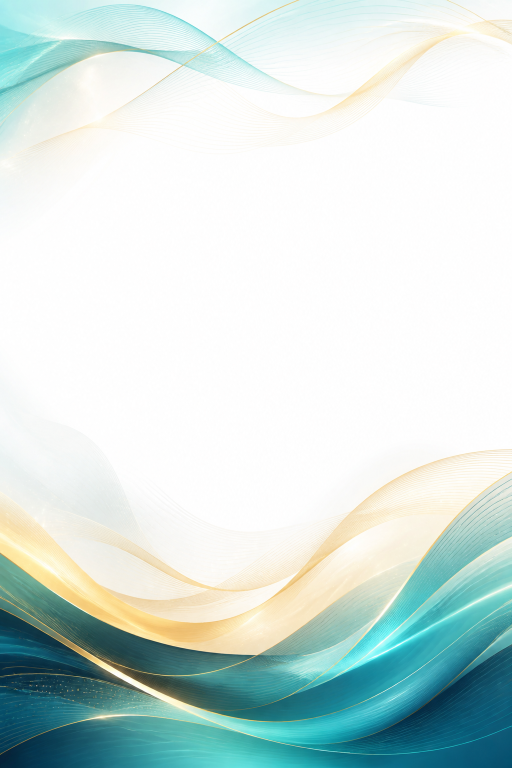
#> input picture .workbuddy/backup-wt-20260901/scripts/devtools/design_doc/assets/cover-bg.png, 1024 x 1536 px (shown at 1/2 size)
$ python compose_cover.py
#> lines starting #> are read from the running program, lines starting #| are printed output that depends on the picture
# -*- coding: utf-8 -*-
"""Compose A4 competition-style cover PNG for 执图破局 design plan.

全幅青绿金波纹背景 + 半透明内容卡（补全左右装饰，避免中间挖空感）。
"""
from __future__ import annotations

import io
from pathlib import Path

from PIL import Image, ImageDraw, ImageFont, ImageFilter, ImageEnhance

HERE = Path(__file__).resolve().parent
ASSETS = HERE / "assets"
OUT = ASSETS / "cover-composed.png"

# A4 @ 150 dpi
W, H = 1240, 1754

SHANZE_PDF = Path(
    r"N:\ppt素材\多份国赛获奖作品PPT\【国赛】善泽生物科技服务有限公司----：--.pdf"
)


def font(path_candidates, size):
    for p in path_candidates:
        fp = Path(p)
        if fp.exists():
            try:
                return ImageFont.truetype(str(fp), size=size)
            except Exception:
                pass
    return ImageFont.load_default()


def _soft_place(canvas: Image.Image, img: Image.Image, xy: tuple[int, int], opacity: float = 0.5):
    im = img.copy()
    a = im.split()[-1].point(lambda v: int(v * opacity))
    im.putalpha(a)
    canvas.alpha_composite(im, xy)


def _side_mesh() -> Image.Image | None:
    try:
        import fitz
    except Exception:
        return None
    if not SHANZE_PDF.exists():
        return None
    d = fitz.open(str(SHANZE_PDF))
    pix = d[1].get_pixmap(matrix=fitz.Matrix(3, 3), alpha=False)
    mesh_src = Image.open(io.BytesIO(pix.tobytes("png"))).convert("RGBA")
    mw0, mh0 = mesh_src.size
    mesh = mesh_src.crop((int(mw0 * 0.55), 0, mw0, int(mh0 * 0.22)))
    px = mesh.load()
    mw, mh = mesh.size
    for y in range(mh):
        for x in range(mw):
            r, g, b, a = px[x, y]
            if r > 248 and g > 248 and b > 248:
                px[x, y] = (255, 255, 255, 0)
                continue
            darkness = 255 - (r + g + b) / 3
            if darkness < 2:
                px[x, y] = (255, 255, 255, 0)
                continue
            t = min(1.0, darkness / 30)
            px[x, y] = (int(40 * t), int(160 * t), int(185 * t), int(90 * t))
    return mesh


def main():
    bg = Image.open(ASSETS / "cover-bg.png").convert("RGBA").resize((W, H), Image.Resampling.LANCZOS)
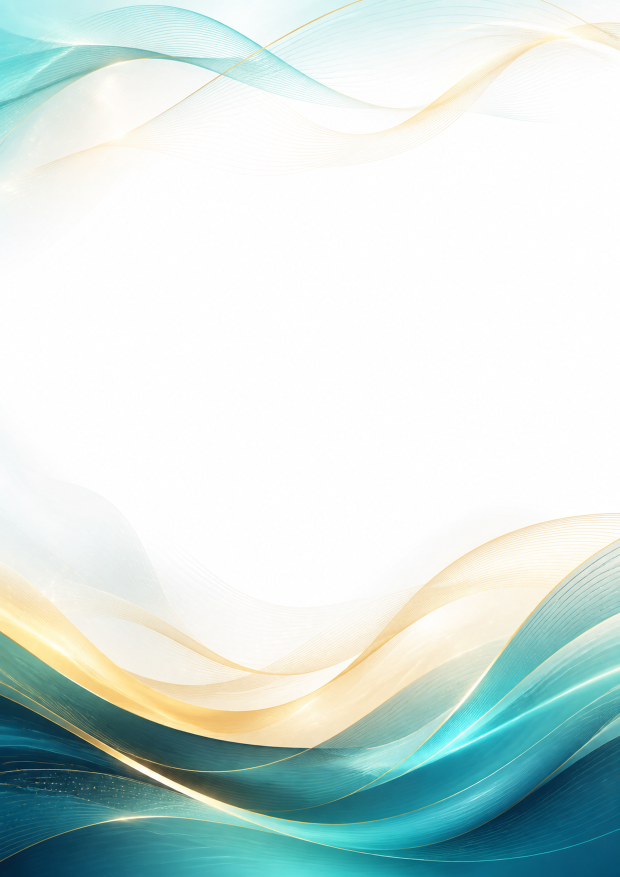
#> bg: PIL image 1240x1754 RGBA (shown at 1/2 size); mean R, G, B, A 208.5, 225.1, 221.9, 255
    canvas = Image.new("RGBA", (W, H), (255, 255, 255, 255))
#> canvas: PIL image 1240x1754 RGBA; every value is 255
    canvas.alpha_composite(bg)

    # 左右补全装饰，消除「只有上下有背景」的挖空感
    mesh = _side_mesh()
    if mesh is not None:
        side = mesh.resize((420, 280), Image.Resampling.LANCZOS)
        side_l = side.transpose(Image.Transpose.FLIP_LEFT_RIGHT)
        _soft_place(canvas, side_l, (-40, 520), 0.35)
        _soft_place(canvas, side, (W - 380, 480), 0.4)
        _soft_place(canvas, side_l.resize((360, 240)), (-20, 900), 0.25)
        _soft_place(canvas, side.resize((360, 240)), (W - 340, 860), 0.28)

    # 半透明内容卡（透出周边波纹，不再整块挖白）
    panel = Image.new("RGBA", (W, H), (0, 0, 0, 0))
#> panel: PIL image 1240x1754 RGBA; every value is 0
    pd = ImageDraw.Draw(panel)
    pd.rounded_rectangle((70, 200, W - 70, 1320), radius=32, fill=(255, 255, 255, 188))
    panel = panel.filter(ImageFilter.GaussianBlur(0.8))
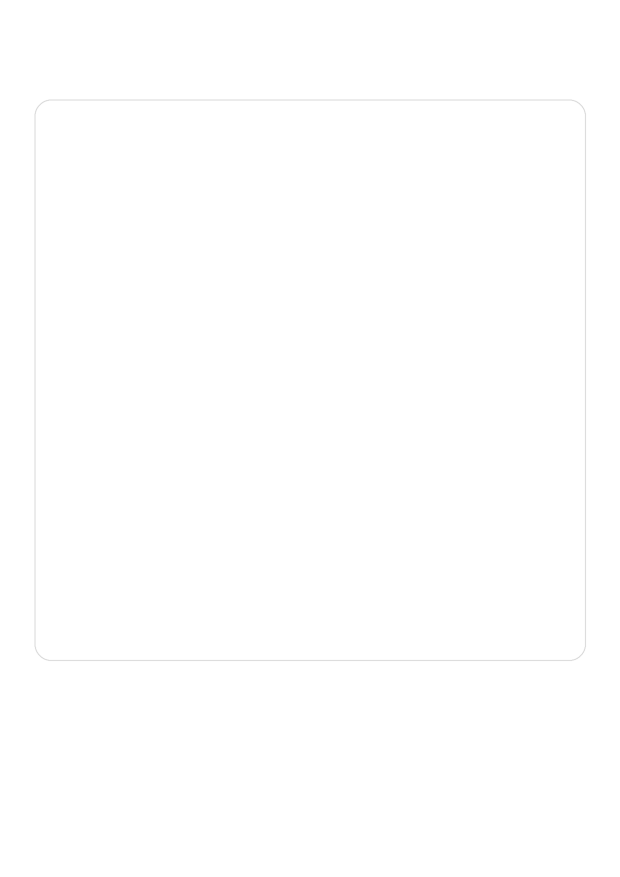
#> panel: PIL image 1240x1754 RGBA (shown at 1/2 size); mean R, G, B, A 144.6, 144.6, 144.6, 106.6; transparent parts drawn white
    canvas.alpha_composite(panel)
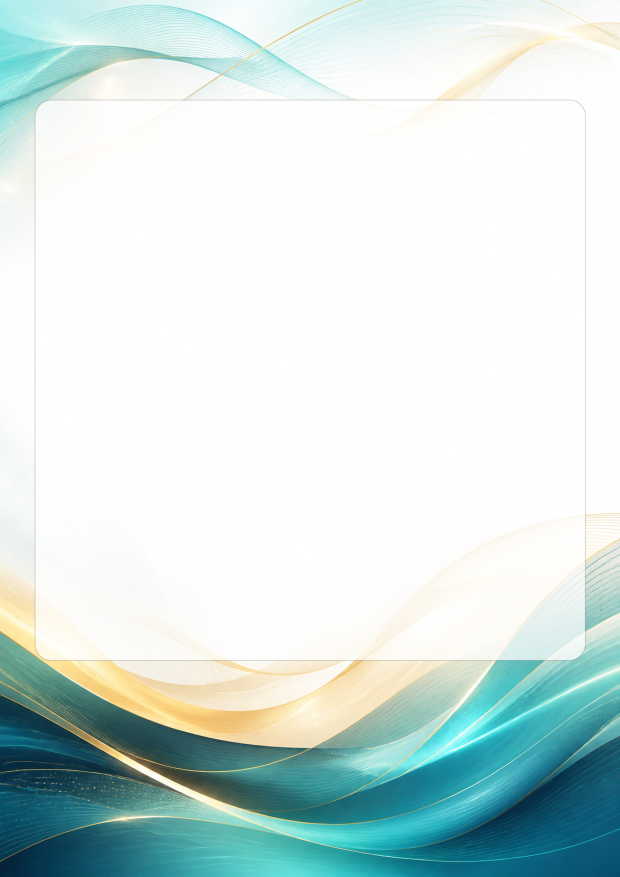
#> canvas: PIL image 1240x1754 RGBA (shown at 1/2 size); mean R, G, B, A 210.2, 226.8, 224.8, 255

    draw = ImageDraw.Draw(canvas)
    yahei = [r"C:\Windows\Fonts\msyh.ttc", r"C:\Windows\Fonts\msyhbd.ttc"]
    heiti = [r"C:\Windows\Fonts\simhei.ttf", r"C:\Windows\Fonts\msyhbd.ttc"]
    f_en = font(yahei, 32)
    f_brand = font(heiti, 96)
    f_title = font(heiti, 38)
    f_sub = font(heiti, 34)
    f_meta = font(yahei, 26)
    f_doc = font(heiti, 28)
    f_foot = font(heiti, 26)

#> (the run stopped early here; a loop or call above may not have finished)

$ run again, with .workbuddy/backup-wt-20260901/scripts/devtools/design_doc/assets/page-corner.png copied over .workbuddy/backup-wt-20260901/scripts/devtools/design_doc/assets/cover-bg.png
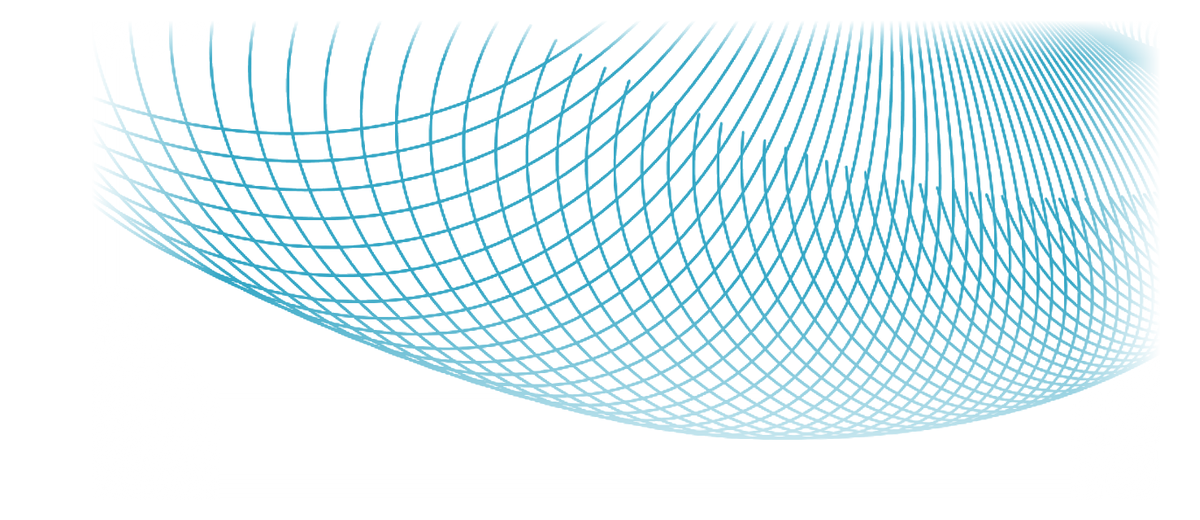
#> input picture .workbuddy/backup-wt-20260901/scripts/devtools/design_doc/assets/page-corner.png, 1200 x 520 px
#> in main, `bg = Image.open(ASSETS / "cover-bg.png").convert("RGBA").resize((W, H)..`:
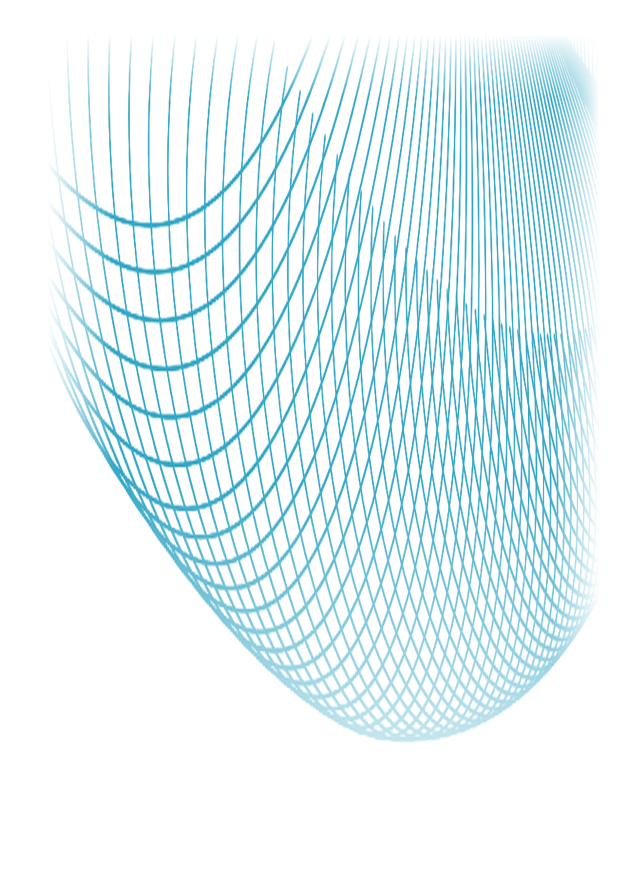
#> bg: PIL image 1240x1754 RGBA (shown at 1/2 size); mean R, G, B, A 228.7, 243.5, 247.4, 255
#> in main, `canvas.alpha_composite(panel)`:
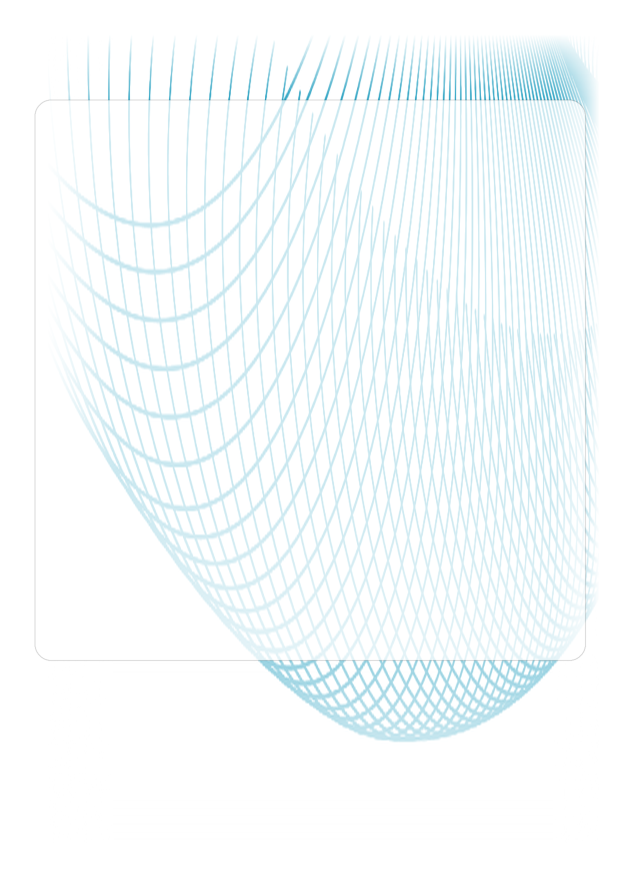
#> canvas: PIL image 1240x1754 RGBA (shown at 1/2 size); mean R, G, B, A 245.8, 250.9, 252.2, 255
